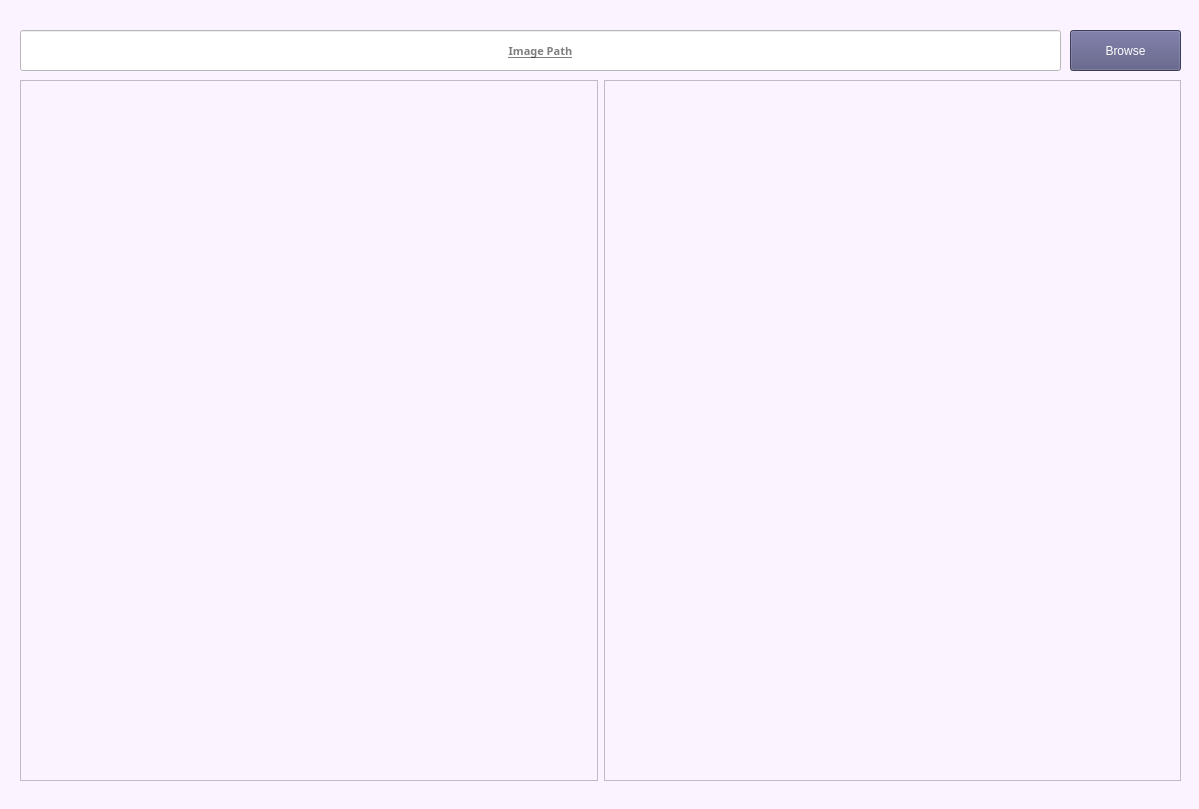
<?xml version="1.0" encoding="UTF-8"?>
<ui version="4.0">
 <class>MainWindow</class>
 <widget class="QMainWindow" name="MainWindow">
  <property name="geometry">
   <rect>
    <x>0</x>
    <y>0</y>
    <width>1199</width>
    <height>809</height>
   </rect>
  </property>
  <property name="windowTitle">
   <string>Image Reader</string>
  </property>
  <property name="styleSheet">
   <string notr="true">background-color:rgb(251, 243, 255)</string>
  </property>
  <widget class="QWidget" name="centralwidget">
   <widget class="QWidget" name="horizontalLayoutWidget_2">
    <property name="geometry">
     <rect>
      <x>20</x>
      <y>80</y>
      <width>1161</width>
      <height>701</height>
     </rect>
    </property>
    <layout class="QHBoxLayout" name="horizontalLayout_2">
     <item>
      <widget class="QGraphicsView" name="image_view"/>
     </item>
     <item>
      <widget class="QGraphicsView" name="image_view_1">
       <property name="enabled">
        <bool>true</bool>
       </property>
       <property name="sizePolicy">
        <sizepolicy hsizetype="Expanding" vsizetype="Minimum">
         <horstretch>0</horstretch>
         <verstretch>0</verstretch>
        </sizepolicy>
       </property>
       <property name="autoFillBackground">
        <bool>false</bool>
       </property>
      </widget>
     </item>
    </layout>
   </widget>
   <widget class="QLineEdit" name="browse_bar">
    <property name="geometry">
     <rect>
      <x>20</x>
      <y>30</y>
      <width>1041</width>
      <height>41</height>
     </rect>
    </property>
    <property name="font">
     <font>
      <family>Segoe Script</family>
      <pointsize>8</pointsize>
      <weight>75</weight>
      <italic>false</italic>
      <bold>true</bold>
      <underline>true</underline>
     </font>
    </property>
    <property name="cursor">
     <cursorShape>IBeamCursor</cursorShape>
    </property>
    <property name="mouseTracking">
     <bool>true</bool>
    </property>
    <property name="focusPolicy">
     <enum>Qt::StrongFocus</enum>
    </property>
    <property name="acceptDrops">
     <bool>false</bool>
    </property>
    <property name="styleSheet">
     <string notr="true">background-color: rgb(255, 255, 255);
text-decoration: underline;
</string>
    </property>
    <property name="inputMask">
     <string/>
    </property>
    <property name="frame">
     <bool>true</bool>
    </property>
    <property name="cursorPosition">
     <number>0</number>
    </property>
    <property name="alignment">
     <set>Qt::AlignCenter</set>
    </property>
    <property name="dragEnabled">
     <bool>false</bool>
    </property>
    <property name="readOnly">
     <bool>true</bool>
    </property>
    <property name="placeholderText">
     <string notr="true">Image Path</string>
    </property>
    <property name="clearButtonEnabled">
     <bool>false</bool>
    </property>
   </widget>
   <widget class="QPushButton" name="browse_button">
    <property name="enabled">
     <bool>true</bool>
    </property>
    <property name="geometry">
     <rect>
      <x>1070</x>
      <y>30</y>
      <width>111</width>
      <height>41</height>
     </rect>
    </property>
    <property name="autoFillBackground">
     <bool>false</bool>
    </property>
    <property name="styleSheet">
     <string notr="true">font: 12pt &quot;Broadway&quot;;
color: rgb(255, 255, 255);
background-color: rgb(85, 85, 127);</string>
    </property>
    <property name="text">
     <string>Browse</string>
    </property>
    <property name="iconSize">
     <size>
      <width>20</width>
      <height>20</height>
     </size>
    </property>
   </widget>
  </widget>
  <widget class="QStatusBar" name="statusbar"/>
 </widget>
 <resources/>
 <connections/>
</ui>
